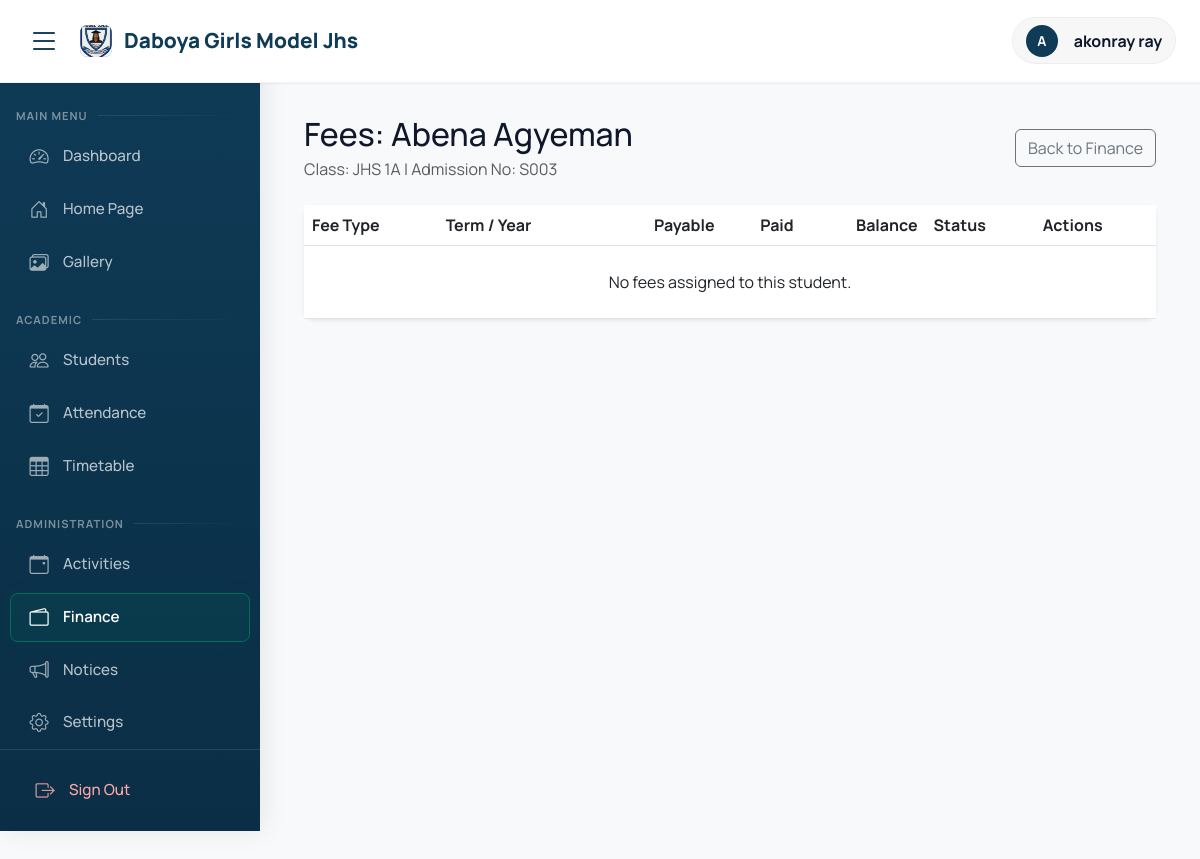
The app's page /finance/student/100/ (signed in), older data.
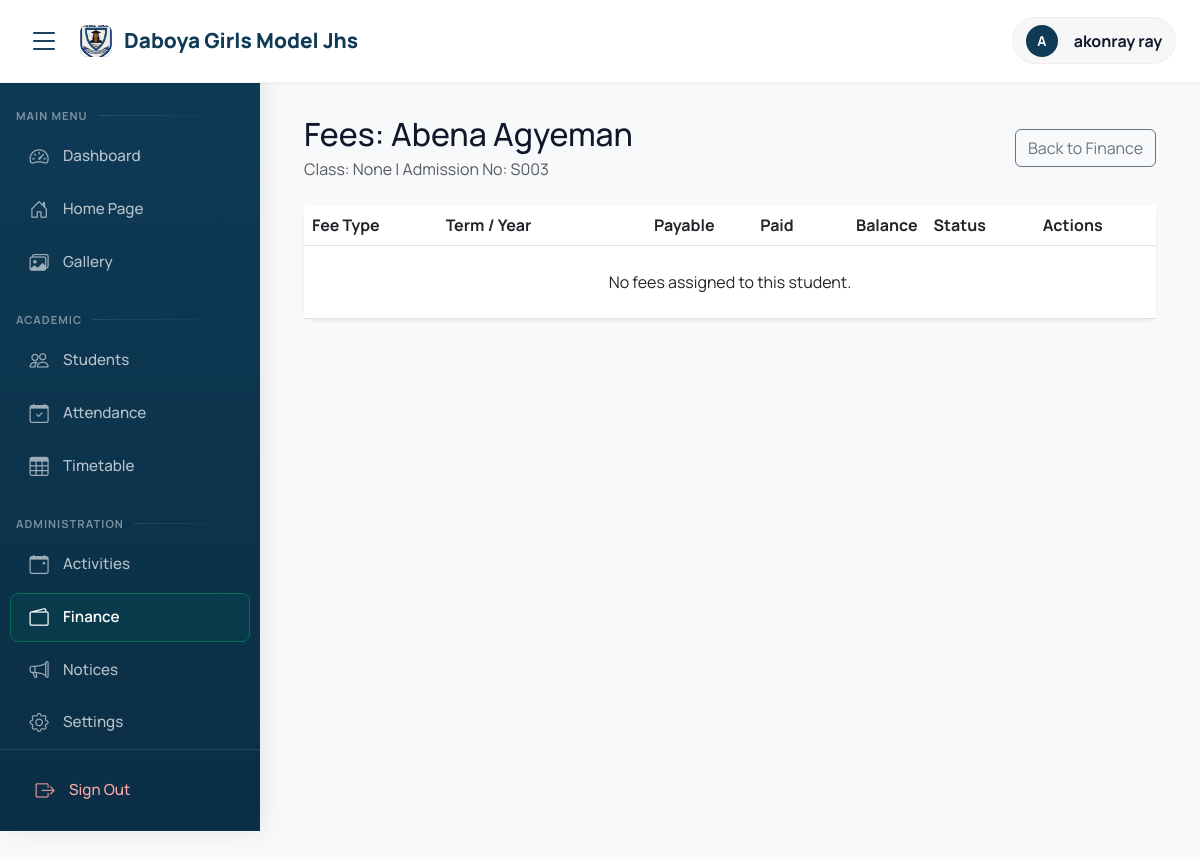
The same page, newer data.
### students/models.py (models this page shows, shortened)
class Student(models.Model):
    GENDER_CHOICES = (
        ('male', 'Male'),
        ('female', 'Female'),
        ('other', 'Other'),
    )
    user = models.OneToOneField(User, on_delete=models.CASCADE)
    admission_number = models.CharField(max_length=20, unique=True)
    date_of_birth = models.DateField()
    gender = models.CharField(max_length=10, choices=GENDER_CHOICES, default='male')
    date_of_admission = models.DateField()
    current_class = models.ForeignKey('academics.Class', on_delete=models.SET_NULL, null=True)
    roll_number = models.CharField(max_length=10, blank=True)
    blood_group = models.CharField(max_length=5, blank=True)
    emergency_contact = models.CharField(max_length=15)

### academics/models.py (models this page shows)
class Class(models.Model):
    name = models.CharField(max_length=50)  # e.g., "Grade 10A", "Grade 9B"
    academic_year = models.ForeignKey(AcademicYear, on_delete=models.CASCADE)
    class_teacher = models.ForeignKey('teachers.Teacher', on_delete=models.SET_NULL,
                                     null=True, blank=True, related_name='managed_classes')
    def __str__(self):
        return f"{self.name}"
    class Meta:
        verbose_name_plural = "Classes"
        unique_together = ['name', 'academic_year']

### accounts/models.py (models this page shows, shortened)
class User(AbstractUser):
    USER_TYPES = (
        ('admin', 'Admin'),
        ('teacher', 'Teacher'),
        ('student', 'Student'),
        ('parent', 'Parent'),
    )
    user_type = models.CharField(max_length=10, choices=USER_TYPES)
    phone = models.CharField(max_length=15, blank=True)
    address = models.TextField(blank=True)
    profile_picture = models.ImageField(upload_to='profiles/', null=True, blank=True)

### finance/views.py (the view)
# urls.py: path('student/<int:student_id>/', views.student_fees, name='student_fees'),
@login_required
def student_fees(request, student_id):
    student = get_object_or_404(Student, id=student_id)
    allowed = False
    if request.user.user_type == 'admin':
        allowed = True
    elif request.user.user_type == 'teacher':
        if student.current_class and student.current_class.class_teacher and student.current_class.class_teacher.user == request.user:
            allowed = True
    if not allowed:
        messages.error(request, "Access Denied. Only Admins or Class Teachers can view fees.")
        return redirect('dashboard')
    fees = StudentFee.objects.filter(student=student).select_related('fee_structure', 'fee_structure__head')
    processed_fees = []
    for fee in fees:
        processed_fees.append({
            'obj': fee,
            'paid': fee.total_paid,
            'balance': fee.balance
        })
    return render(request, 'finance/student_fees.html', {
        'student': student,
        'fees': processed_fees
    })

### academics/context_processors.py (called while the page is built)
def school_info(request):
    try:
        info = SchoolInfo.objects.first()
    except:
        info = None
    if not info:
        return {
            'school_name': "Daboya Girls Model JHS",
            'school_address': "P.O. Box 6, Daboya, North Gonja District",
            'school_motto': "Success, Our Concern",
        }
    return {
        'school_name': info.name,
        'school_address': info.address,
        'school_phone': info.phone,
        'school_email': info.email,
        'school_motto': info.motto,
        'school_logo': info.logo,
        'school_object': info
    }

### templates/finance/student_fees.html (shortened to what the changed rows need)
{% extends 'base.html' %}
{% block content %}
<div class="container-fluid">
    <div class="d-flex align-items-center justify-content-between mb-4">
        <div>
            <h2 class="page-title mb-1">Fees: {{ student.user.get_full_name }}</h2>
            <p class="text-muted mb-0">Class: {{ student.current_class }} | Admission No: {{ student.admission_number }}</p>
        </div>
    </div>
    <div class="card shadow-sm border-0">
        <div class="card-body p-0">
            <div class="table-responsive">
                <table class="table table-hover align-middle mb-0">
                    <thead class="bg-light">
                        <tr>
                            <th>Fee Type</th>
                            <th>Term / Year</th>
                            <th class="text-end">Payable</th>
                            <th class="text-end">Paid</th>
                            <th class="text-end">Balance</th>
                            <th>Status</th>
                            <th>Actions</th>
                        </tr>
                    </thead>
                </table>
            </div>
        </div>
    </div>
</div>
{% endblock %}

Row changes from the older to the newer data that the page shows:
changed Student "Abena Agyeman": current_class "JHS 1A" → "None"
